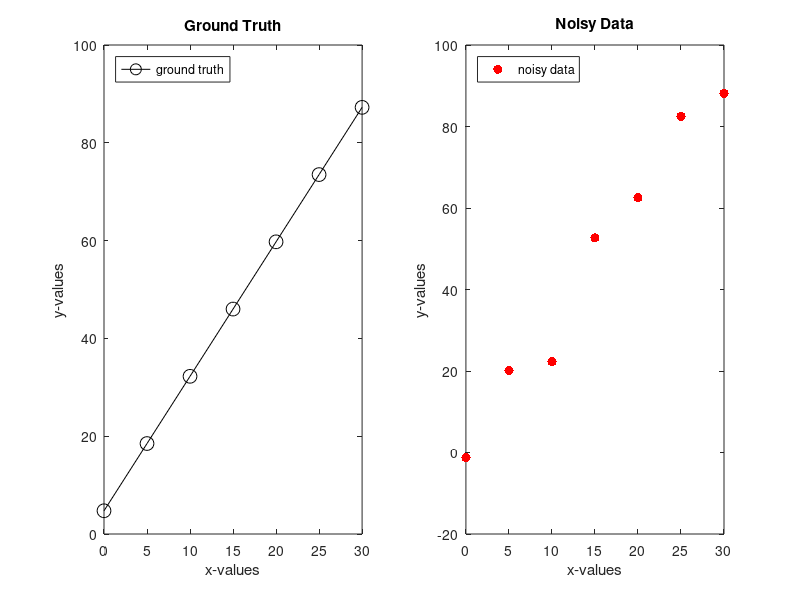
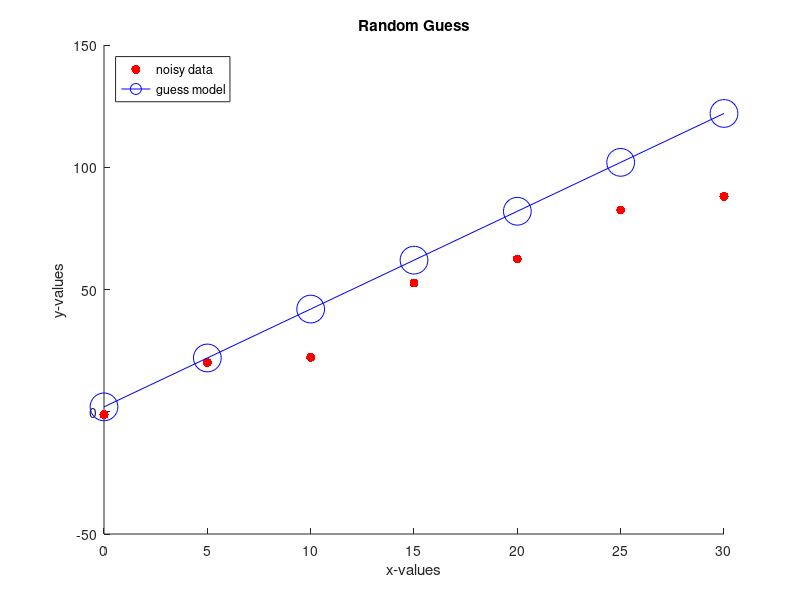

The MATLAB script that drew these images, in order: (Note: this script raises an error after producing the figures.)
clc;clear;close all;

%% Section 1: Linear Model
x = 0:5:30;

m = 2.75
b = 4.75
y = m.*x + b;

figure(1);
subplot(1,2,1);

g=plot(x,y,'k-o');
set(g,'MarkerSize',10)
title('Ground Truth')
xlabel('x-values'); ylabel('y-values')
legend('ground truth','Location','Northwest')

subplot(1,2,2)
% +noise
y_noise = y + 7.5.*randn(length(y),1)';
g=plot(x, y_noise, 'r.');
save('NoisyData','x','y_noise');
set(g,'MarkerSize',20)
title('Noisy Data')
xlabel('x-values'); ylabel('y-values')
legend('noisy data','Location','Northwest')


%% Section 2: Linear Model + Random Guess
% find the best fit for the model:
% y = mx + b (see "linear_fn.m")
figure(2);hold on;

g=plot(x, y_noise, 'r.','MarkerSize',20);

% an initial guess of the parameters for our model?
m_guess = 4; b_guess = 2;

I_guess = m_guess.*x + b_guess;
g=plot(x,I_guess,'b-o','MarkerSize',20);

legend('noisy data', 'guess model', 'Location', 'Northwest')
title('Random Guess')
xlabel('x-values'); ylabel('y-values')
    


%% Section 3: Introduction to lsqcurvefit
clear all;
load NoisyData.mat

xdata = x;          % input xdata
ydata = y_noise; % input ydata
params = lsqcurvefit(@linear_fn, [2 7], xdata, ydata);

m_fit = params(1); b_fit = params(2);
x_fit = 0:1:30;
y_fit = m_fit*x_fit + b_fit;

figure(3);hold on;

g=plot(x, y_noise, 'r.','MarkerSize',20); %original data

g = plot(x_fit,y_fit,'b-'); % best fit

legend('noisy data', 'fitted model', 'Location', 'Northwest')
title('Optimized Fit')
xlabel('x-values'); ylabel('y-values')
    
    